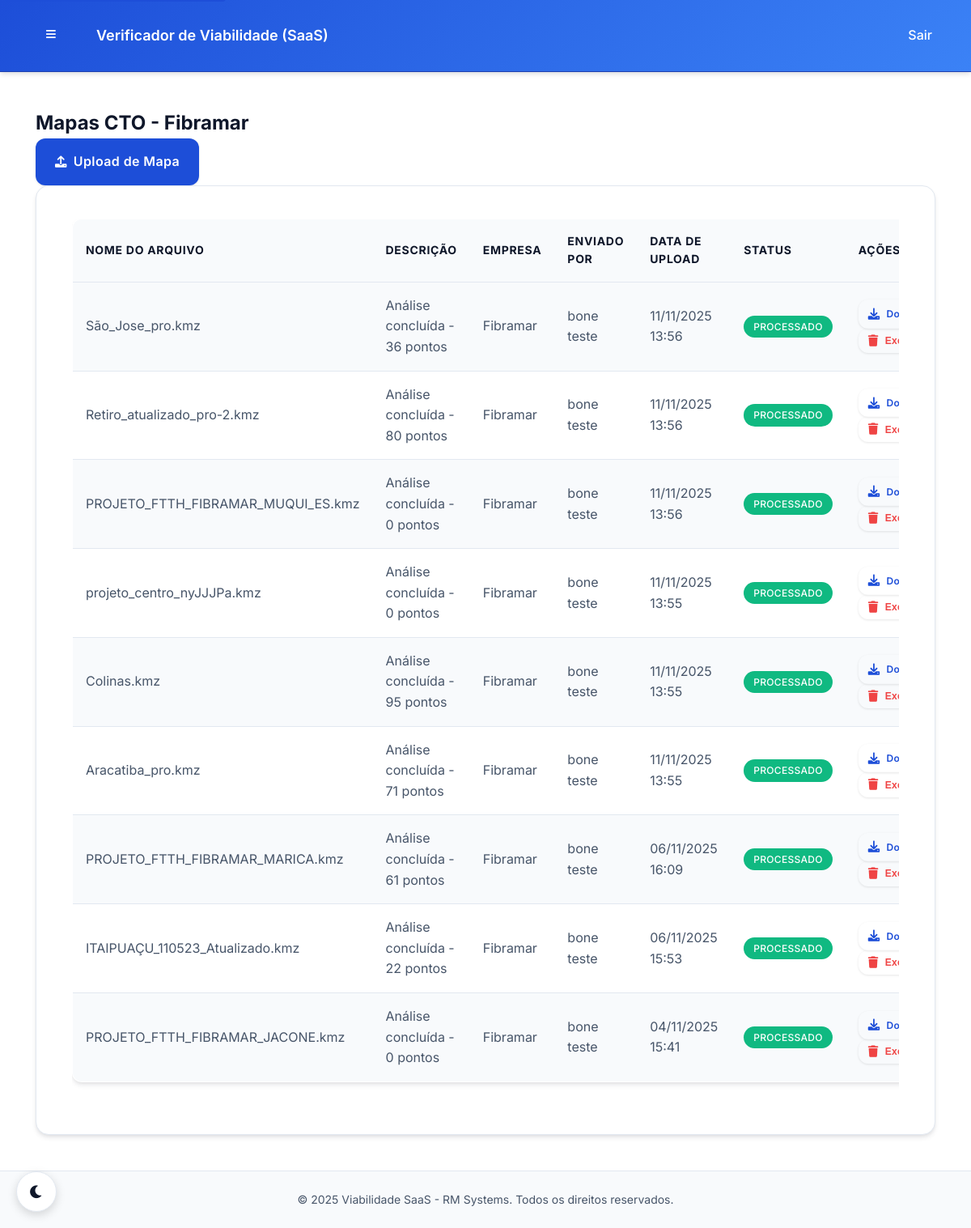
/fibramar/painel/mapas/ (signed in), run on the app's committed database.
### core/models.py (models this page shows, shortened)
class Company(models.Model):
    name = models.CharField(max_length=200, verbose_name="Nome da Empresa")
    slug = models.SlugField(max_length=200, unique=True, verbose_name="Slug", help_text="URL amigável para a empresa")
    cnpj = models.CharField(max_length=18, unique=True, verbose_name="CNPJ")
    email = models.EmailField(verbose_name="E-mail da Empresa")
    phone = models.CharField(max_length=20, blank=True, verbose_name="Telefone")
    address = models.TextField(blank=True, verbose_name="Endereço")
    is_active = models.BooleanField(default=True, verbose_name="Ativa")
    created_at = models.DateTimeField(auto_now_add=True, verbose_name="Criada em")
    updated_at = models.DateTimeField(auto_now=True, verbose_name="Atualizada em")
    class Meta:
        verbose_name = "Empresa"
        verbose_name_plural = "Empresas"
        ordering = ['name']

class CTOMapFile(models.Model):
    FILE_TYPES = [
        ('kml', 'KML'),
        ('kmz', 'KMZ'),
        ('csv', 'CSV'),
        ('xls', 'XLS'),
        ('xlsx', 'XLSX'),
    ]
    PROCESSING_STATUS = [
        ('pending', 'Pendente'),
        ('processing', 'Processando'),
        ('completed', 'Concluído'),
        ('failed', 'Falhou'),
    ]
    file = models.FileField(upload_to="cto_maps/", verbose_name="Arquivo")
    description = models.CharField(max_length=255, blank=True, verbose_name="Descrição")
    file_type = models.CharField(max_length=10, choices=FILE_TYPES, default='csv', verbose_name="Tipo de Arquivo")
    company = models.ForeignKey(
        Company,
        on_delete=models.CASCADE,
        related_name='cto_maps',
        verbose_name="Empresa"
    )
    uploaded_by = models.ForeignKey(
        CustomUser,
        on_delete=models.CASCADE,
        related_name='uploaded_maps',
        verbose_name="Enviado por"
    )
    uploaded_at = models.DateTimeField(auto_now_add=True, verbose_name="Enviado em")
    processing_status = models.CharField(
        max_length=20,
        choices=PROCESSING_STATUS,
        default='pending',
        verbose_name="Status de Processamento"
    )
    is_processed = models.BooleanField(default=False, verbose_name="Processado")
    processed_at = models.DateTimeField(null=True, blank=True, verbose_name="Processado em")
    analysis_id = models.CharField(max_length=100, blank=True, verbose_name="ID da Análise")
    viability_score = models.IntegerField(null=True, blank=True, verbose_name="Score de Viabilidade")
    processing_time = models.FloatField(null=True, blank=True, verbose_name="Tempo de Processamento (s)")
    analysis_results = models.JSONField(default=dict, blank=True, verbose_name="Resultados da Análise")
    issues_found = models.JSONField(default=list, blank=True, verbose_name="Problemas Encontrados")
    recommendations = models.JSONField(default=list, blank=True, verbose_name="Recomendações")
    file_size = models.BigIntegerField(null=True, blank=True, verbose_name="Tamanho do Arquivo (bytes)")
    coordinates_count = models.IntegerField(null=True, blank=True, verbose_name="Número de Coordenadas")
    updated_at = models.DateTimeField(auto_now=True, verbose_name="Atualizado em")
    class Meta:
        verbose_name = "Mapa CTO"
        verbose_name_plural = "Mapas CTO"
        ordering = ['-uploaded_at']
        indexes = [
            models.Index(fields=['company', 'processing_status']),
            models.Index(fields=['uploaded_by', 'uploaded_at']),
            models.Index(fields=['file_type', 'is_processed']),
        ]
    @property
    def file_name(self):
        return os.path.basename(self.file.name) if self.file else ""

class CustomUser(AbstractUser):
    USER_ROLES = [
        ('RM', 'Administrador RM'),  # Você e o Bone
        ('COMPANY_ADMIN', 'Administrador da Empresa'),  # Admin da empresa cliente
        ('COMPANY_USER', 'Usuário da Empresa'),  # Usuário comum da empresa
    ]
    role = models.CharField(
        max_length=20,
        choices=USER_ROLES,
        default='COMPANY_USER',
        verbose_name="Função"
    )
    company = models.ForeignKey(
        Company,
        on_delete=models.CASCADE,
        null=True,
        blank=True,
        related_name='users',
        verbose_name="Empresa"
    )
    phone = models.CharField(max_length=20, blank=True, verbose_name="Telefone")
    created_at = models.DateTimeField(auto_now_add=True, verbose_name="Criado em")
    updated_at = models.DateTimeField(auto_now=True, verbose_name="Atualizado em")
    class Meta:
        verbose_name = "Usuário"
        verbose_name_plural = "Usuários"
    @property
    def is_rm_admin(self):
        return self.role == 'RM' or self.is_superuser
    @property
    def is_company_admin(self):
        return self.role == 'COMPANY_ADMIN'
    def get_full_name(self):
        if self.first_name and self.last_name:
            return f"{self.first_name} {self.last_name}"
        return self.username

### core/views.py (the view)
@login_required
@company_access_required(require_admin=True)
def company_map_list(request, company_slug):
    if not (request.user.is_company_admin or request.user.is_rm_admin or request.user.is_superuser):
        return HttpResponseForbidden()
    company = get_object_or_404(Company, slug=company_slug)
    if not (request.user.is_rm_admin or request.user.is_superuser) and request.user.company != company:
        return HttpResponseForbidden()
    maps = CTOMapFile.objects.filter(company=company)
    return render(request, 'company/maps/list.html', {'maps': maps, 'company': company})

### templates/company/maps/list.html (shortened to what this page needs)
{% extends 'base.html' %}
{% block content %}
<div class="container-fluid">
    <div class="row">
        <div class="col-12">
            <div class="d-flex justify-content-between align-items-center mb-4">
                <h2>Mapas CTO - {{ company.name }}</h2>
                <a href="{% url 'company:ftth_viewer:index' company_slug=company.slug %}" class="btn btn-primary">
                    <i class="fas fa-upload"></i> Upload de Mapa
                </a>
            </div>
            {% if maps %}
            <div class="card">
                <div class="card-body">
                    <div class="table-responsive">
                        <table class="table table-striped">
                            <thead>
                                <tr>
                                    <th>Nome do Arquivo</th>
                                    <th>Descrição</th>
                                    <th>Empresa</th>
                                    <th>Enviado por</th>
                                    <th>Data de Upload</th>
                                    <th>Status</th>
                                    <th>Ações</th>
                                </tr>
                            </thead>
                            <tbody>
                                {% for map in maps %}
                                <tr>
                                    <td>{{ map.file_name }}</td>
                                    <td>{{ map.description|default:"-" }}</td>
                                    <td>{{ map.company.name|default:"-" }}</td>
                                    <td>{{ map.uploaded_by.get_full_name|default:map.uploaded_by.username }}</td>
                                    <td>{{ map.uploaded_at|date:"d/m/Y H:i" }}</td>
                                    <td>
                                        <span class="badge {% if map.is_processed %}badge-success{% else %}badge-secondary{% endif %}">
                                            {% if map.is_processed %}Processado{% else %}Pendente{% endif %}
                                        </span>
                                    </td>
                                    <td>
                                        <a href="{% url 'company:map_download' company.slug map.id %}" class="btn btn-sm btn-outline-primary">
                                            <i class="fas fa-download"></i> Download
                                        </a>
                                        {% if user.is_company_admin %}
                                        <button type="button"
                                                class="btn btn-sm btn-outline-danger js-delete-map"
                                                data-map-id="{{ map.id }}">
                                            <i class="fas fa-trash"></i> Excluir
                                        </button>
                                        {% endif %}
                                    </td>
                                </tr>
                                {% endfor %}
                            </tbody>
                        </table>
                    </div>
                </div>
            </div>
            {% else %}
            <div class="alert alert-info">
                <i class="fas fa-info-circle"></i> Nenhum mapa CTO encontrado.
            </div>
            {% endif %}
        </div>
    </div>
</div>
{% endblock %}

### static/css/theme_colors.css (style rules this page uses)
:root { --rm-primary: #1D4ED8; --rm-primary-dark: #1E40AF; --rm-primary-light: #3B82F6; --rm-primary-50: #EFF6FF; --rm-primary-100: #DBEAFE; --rm-gray-900: #0F172A; --rm-gray-800: #1E293B; --rm-gray-700: #334155; --rm-gray-600: #475569; --rm-gray-500: #64748B; --rm-gray-400: #94A3B8; --rm-gray-300: #CBD5E1; --rm-gray-200: #E2E8F0; --rm-gray-100: #F1F5F9; --rm-gray-50: #F8FAFC; --rm-white: #FFFFFF; --rm-black: #000000; --rm-success: #10B981; --rm-success-dark: #059669; --rm-warning: #F59E0B; --rm-warning-dark: #D97706; --rm-error: #EF4444; --rm-error-dark: #DC2626; --rm-info: #3B82F6; --rm-gradient-primary: linear-gradient(135deg, #1D4ED8 0%, #3B82F6 100%); --rm-gradient-secondary: linear-gradient(135deg, #F8FAFC 0%, #EFF6FF 100%); --rm-gradient-dark: linear-gradient(135deg, #0F172A 0%, #1E293B 100%); --rm-shadow-sm: 0 1px 2px 0 rgba(15, 23, 42, 0.05); --rm-shadow: 0 4px 6px -1px rgba(15, 23, 42, 0.1), 0 2px 4px -1px rgba(15, 23, 42, 0.06); --rm-shadow-md: 0 10px 15px -3px rgba(15, 23, 42, 0.1), 0 4px 6px -2px rgba(15, 23, 42, 0.05); --rm-shadow-lg: 0 20px 25px -5px rgba(15, 23, 42, 0.1), 0 10px 10px -5px rgba(15, 23, 42, 0.04); --rm-shadow-xl: 0 25px 50px -12px rgba(15, 23, 42, 0.25); --rm-border-radius-sm: 0.25rem; --rm-border-radius-md: 0.5rem; --rm-border-radius-lg: 0.75rem; --rm-border-radius-xl: 1rem; --rm-border-radius-full: 9999px; --rm-bg-primary: var(--rm-white); --rm-bg-secondary: var(--rm-gray-50); --rm-bg-tertiary: var(--rm-gray-100); --rm-bg-accent: var(--rm-primary-50); --rm-text-primary: var(--rm-gray-900); --rm-text-secondary: var(--rm-gray-600); --rm-text-tertiary: var(--rm-gray-500); --rm-text-inverse: var(--rm-white); --rm-border-primary: var(--rm-gray-200); --rm-border-secondary: var(--rm-gray-300); --rm-border-accent: var(--rm-primary-100); --rm-card-bg: var(--rm-white); --rm-card-border: var(--rm-gray-200); --rm-card-shadow: var(--rm-shadow); --rm-input-bg: var(--rm-white); --rm-input-border: var(--rm-gray-300); --rm-input-focus: var(--rm-primary); --rm-button-primary: var(--rm-primary); --rm-button-primary-hover: var(--rm-primary-dark); --rm-button-secondary: var(--rm-gray-100); --rm-button-secondary-hover: var(--rm-gray-200); --rm-nav-bg: var(--rm-white); --rm-nav-border: var(--rm-gray-200); --rm-nav-shadow: var(--rm-shadow-sm); --rm-sidebar-bg: var(--rm-gray-50); --rm-sidebar-border: var(--rm-gray-200); --rm-header-bg: var(--rm-gradient-primary); --rm-header-border: var(--rm-primary-dark); --rm-header-shadow: var(--rm-shadow); --rm-footer-bg: var(--rm-gray-50); --rm-footer-border: var(--rm-gray-200); --rm-footer-text: var(--rm-gray-600); }
* { transition: background-color 0.3s ease, border-color 0.3s ease, color 0.3s ease, box-shadow 0.3s ease; }

### static/css/global.css (style rules this page uses)
body { background-color: var(--rm-bg-primary); color: var(--rm-text-primary); transition: background-color 0.3s ease, color 0.3s ease; }

### templates/base.html (style rules this page uses)
.card, .upload-area { margin: 0 auto; }
.row { display: flex; flex-wrap: wrap; margin: 0 -15px; }
.row > [class*="col-"] { padding: 0 15px; box-sizing: border-box; }

### data on the page
Company: name "Fibramar"
CTOMapFile: file_name "São_Jose_pro.kmz", description "Análise concluída - 36 pontos", company.name "Fibramar", uploaded_by.get_full_name "bone teste", uploaded_at "11/11/2025 13:56", is_processed "PROCESSADO"
CTOMapFile: file_name "Retiro_atualizado_pro-2.kmz", description "Análise concluída - 80 pontos", company.name "Fibramar", uploaded_by.get_full_name "bone teste", uploaded_at "11/11/2025 13:56", is_processed "PROCESSADO"
CTOMapFile: file_name "PROJETO_FTTH_FIBRAMAR_MUQUI_ES.kmz", description "Análise concluída - 0 pontos", company.name "Fibramar", uploaded_by.get_full_name "bone teste", uploaded_at "11/11/2025 13:56", is_processed "PROCESSADO"
CTOMapFile: file_name "projeto_centro_nyJJJPa.kmz", description "Análise concluída - 0 pontos", company.name "Fibramar", uploaded_by.get_full_name "bone teste", uploaded_at "11/11/2025 13:55", is_processed "PROCESSADO"
CTOMapFile: file_name "Colinas.kmz", description "Análise concluída - 95 pontos", company.name "Fibramar", uploaded_by.get_full_name "bone teste", uploaded_at "11/11/2025 13:55", is_processed "PROCESSADO"
CTOMapFile: file_name "Aracatiba_pro.kmz", description "Análise concluída - 71 pontos", company.name "Fibramar", uploaded_by.get_full_name "bone teste", uploaded_at "11/11/2025 13:55", is_processed "PROCESSADO"
CTOMapFile: file_name "PROJETO_FTTH_FIBRAMAR_MARICA.kmz", description "Análise concluída - 61 pontos", company.name "Fibramar", uploaded_by.get_full_name "bone teste", uploaded_at "06/11/2025 16:09", is_processed "PROCESSADO"
CTOMapFile: file_name "ITAIPUAÇU_110523_Atualizado.kmz", description "Análise concluída - 22 pontos", company.name "Fibramar", uploaded_by.get_full_name "bone teste", uploaded_at "06/11/2025 15:53", is_processed "PROCESSADO"
CTOMapFile: file_name "PROJETO_FTTH_FIBRAMAR_JACONE.kmz", description "Análise concluída - 0 pontos", company.name "Fibramar", uploaded_by.get_full_name "bone teste", uploaded_at "04/11/2025 15:41", is_processed "PROCESSADO"
